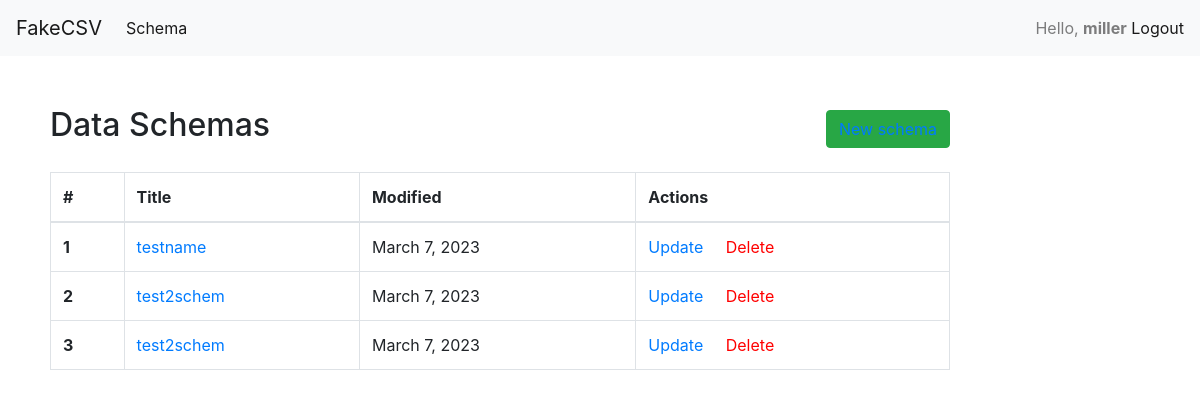
/schemas/ (signed in), run on the app's committed database.
### authentication/models.py (models this page shows)
class Schema(models.Model):
    CHARACTERS_CHOICES = (
        ('"', 'Double-quote (")'),
        (';', 'Semicolon (;)'),
        (':', 'Colon (:)'),
        ('^', 'Caret (^)'),
        ('~', 'Tilde (~)'),
    )
    SEPARATOR_CHOICES = (
        (',', 'Comma (,)'),
        (';', 'Semicolon (;)'),
        ('\t', 'Tab (\\t)'),
        ('|', 'Pipe (|)'),
    )
    name = models.CharField(max_length=100)
    data = models.DateField(auto_now=True)
    owner = models.ForeignKey(User, on_delete=models.CASCADE)
    column_separator = models.CharField(
        max_length=2,
        choices=SEPARATOR_CHOICES,
        default=',',
        help_text='Select the character used to separate columns in CSV files.',
    )
    column_characters = models.CharField(
        max_length=1,
        choices=CHARACTERS_CHOICES,
        default='"',
        help_text='Select the character used to separate strings in CSV files.',
    )

### authentication/views.py (the view)
# urls.py: path('', view_schema, name='schema'),
@login_required
def view_schema(request):
    schemas = Schema.objects.all()
    return render(request, 'schemas/view_schema.html', {'schemas': schemas})

### templates/schemas/view_schema.html (shortened to what this page needs)
{% extends 'base.html' %}
{% block content %}
  <div class="tableWrap">
    <div class="flexTableHead">
      <h2>Data Schemas</h2>
      <button type="button" class="btn btn-success"><a href="{% url 'schemas:create_schema' %}">New schema</a></button>
    </div>
    <table class="table table-bordered">
      <thead>
      <tr>
        <th scope="col">#</th>
        <th scope="col">Title</th>
        <th scope="col">Modified</th>
        <th scope="col">Actions</th>
      </tr>
      </thead>
      <tbody>
      {% for schema in schemas %}
      <tr>
        <th scope="row">{{ schema.id }}</th>
        <td><a href="{% url 'schemas:schema_detail' schema.id %}" class="nav-link">{{ schema.name }}</a></td>
        <td>{{ schema.data }}</td>
        <td>
          <a href="#" style="display: inline" class="nav-link">Update</a>	&nbsp;	&nbsp;
          <a href="#" style="display: inline; color: red" class="nav-link red">Delete</a>
        </td>
      </tr>
      {% endfor %}
      </tbody>
    </table>
  </div>
{% endblock %}

### templates/base.html (shortened to what this page needs)
<!DOCTYPE html>
<html>
<head>
  <link rel="stylesheet" href="https://cdn.jsdelivr.net/npm/bootstrap@4.0.0/dist/css/bootstrap.min.css">
  {% load static %}
  <link rel="stylesheet" href="{% static 'css/style.css' %}">
</head>
<body>
<main>
  <div>
    <nav class="navbar navbar-expand-lg navbar-light bg-light">
      <a class="navbar-brand" href="{% url 'home' %}">FakeCSV</a>
      <div class="collapse navbar-collapse" id="navbarText">
        <ul class="navbar-nav mr-auto">
          <li class="nav-item active">
            <a class="nav-link" href="{% url 'schemas:schema' %}">Schema <span class="sr-only">(current)</span></a>
          </li>
        </ul>
        <span class="navbar-text">
          {% if user.is_authenticated %}
            Hello, <b>{{ user }}</b>
            <a href="{% url 'logout' %}">Logout</a>
          {% else %}
            <a href="{% url 'login' %}">Login</a>
          {% endif %}
        </span>
      </div>
    </nav>
  </div>
  <div class="mainWrapper">
  {% block content %}
  {% endblock %}
  </div>
</main>
</body>
</html>

### authentication/static/css/style.css (style rules this page uses)
body { margin: 0; padding: 0; }
.tableWrap { width: 75%; margin: 50px; }
.tableWrap a { padding: 0; }
.flexTableHead { display: flex; justify-content: space-between; align-items: center; margin: 20px 0; }

### data on the page
Schema: id "1", name "testname", data "March 7, 2023"
Schema: id "2", name "test2schem", data "March 7, 2023"
Schema: id "3", name "test2schem", data "March 7, 2023"

### other printed values
{{ user }} "miller"
